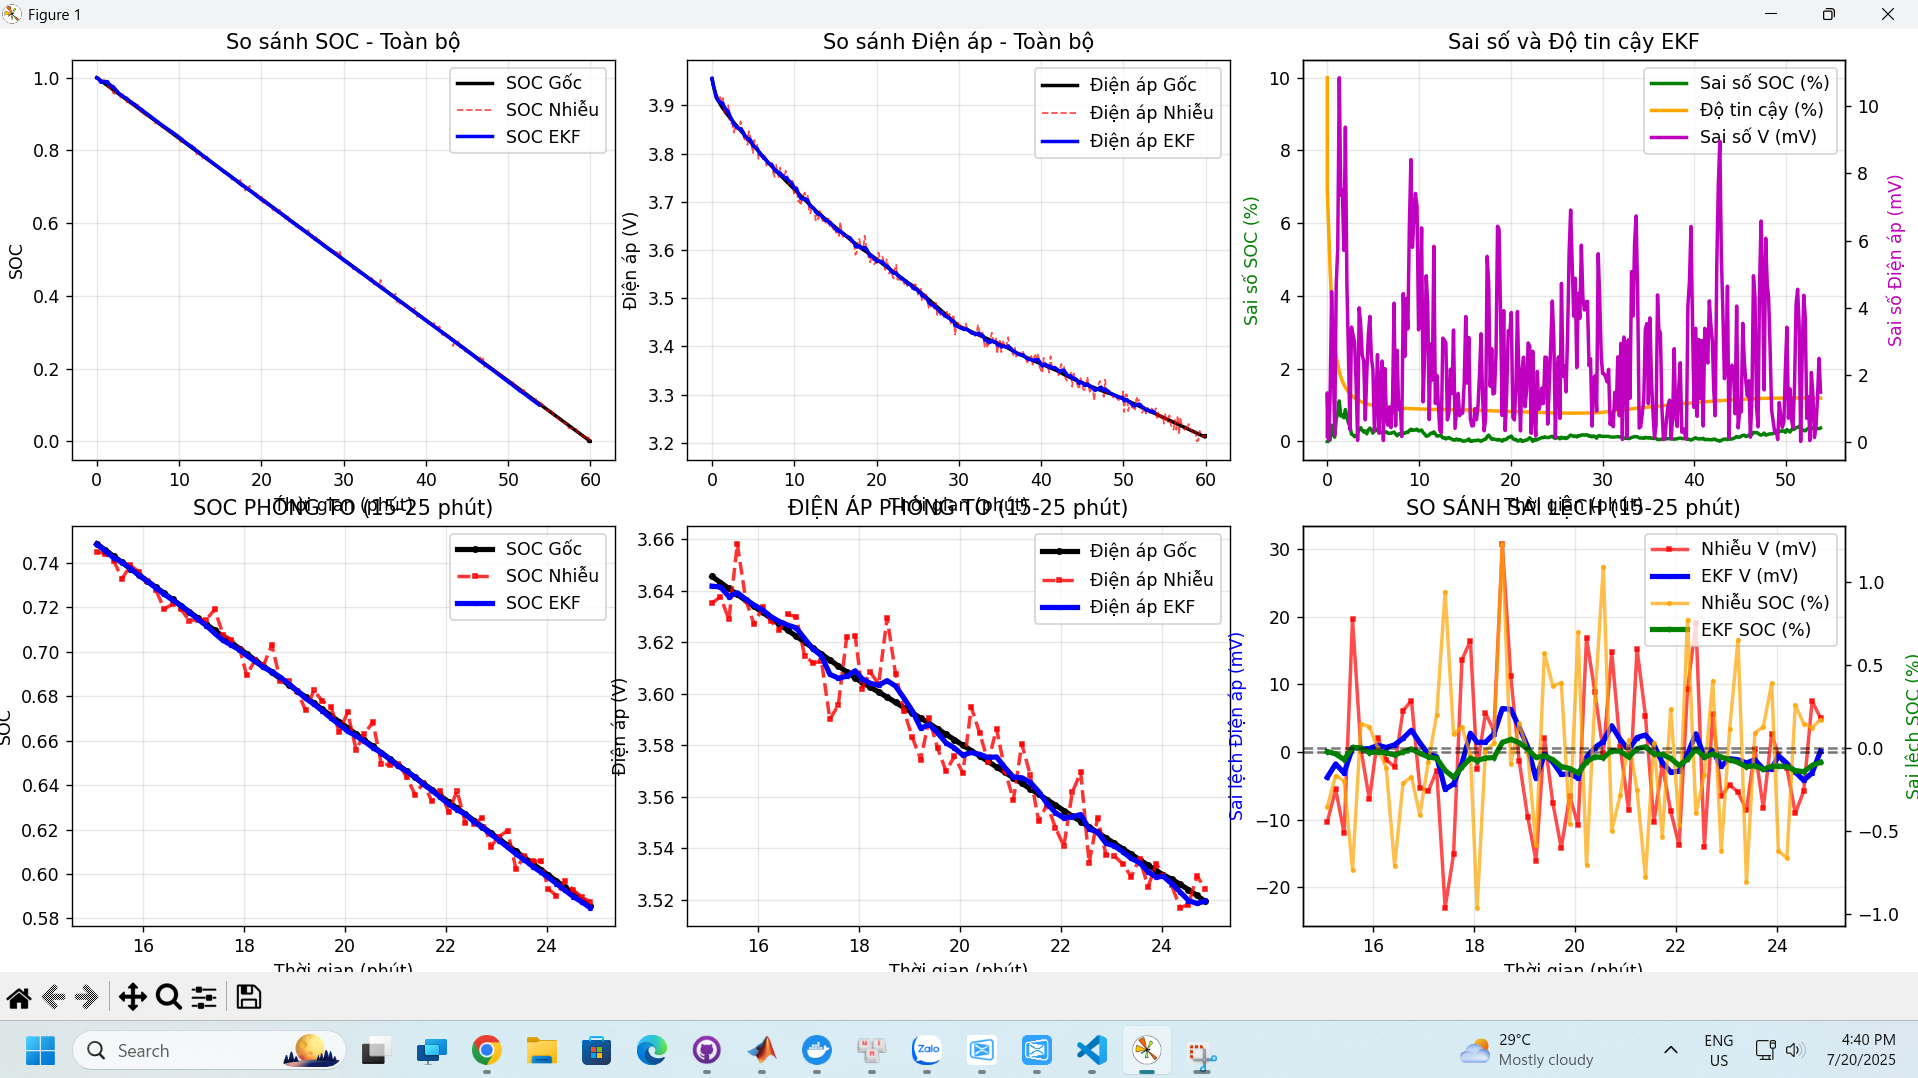

This chart was generated by the following Python code:
import numpy as np
import pandas as pd
import matplotlib.pyplot as plt
from scipy.interpolate import interp1d
import warnings
warnings.filterwarnings('ignore')

class BatteryEKF:
    """Extended Kalman Filter cho pin lithium-ion với mô hình ECM 1RC"""
    
    def __init__(self, battery_params):
        self.params = battery_params
        
        # State vector: [SOC, V1]
        self.x = np.array([1.0, 0.0])  # Initial state
        
        # Covariance matrix
        self.P = np.array([[0.01, 0.0], 
                          [0.0, 0.01]])
        
        # Process noise covariance
        self.Q = np.array([[1e-6, 0.0], 
                          [0.0, 1e-4]])
        
        # Measurement noise variance
        self.R = 0.001
        
        # Create interpolation functions for lookup tables
        self._create_interpolators()
        
    def _create_interpolators(self):
        """Tạo các hàm interpolation cho lookup tables"""
        soc_lut = self.params['SOC_LUT']
        
        self.interp_Em = interp1d(soc_lut, self.params['Em_LUT'], 
                                 kind='linear', bounds_error=False, fill_value='extrapolate')
        self.interp_R0 = interp1d(soc_lut, self.params['R0_LUT'], 
                                 kind='linear', bounds_error=False, fill_value='extrapolate')
        self.interp_R1 = interp1d(soc_lut, self.params['R1_LUT'], 
                                 kind='linear', bounds_error=False, fill_value='extrapolate')
        self.interp_C1 = interp1d(soc_lut, self.params['C1_LUT'], 
                                 kind='linear', bounds_error=False, fill_value='extrapolate')
        
    def get_parameters(self, soc):
        """Lấy tham số pin tại SOC hiện tại"""
        soc = np.clip(soc, 0.1, 1.0)  # Clip SOC trong khoảng lookup table
        
        return {
            'Em': float(self.interp_Em(soc)),
            'R0': float(self.interp_R0(soc)),
            'R1': float(self.interp_R1(soc)),
            'C1': float(self.interp_C1(soc))
        }
    
    def predict(self, current, dt):
        """Bước prediction của EKF"""
        soc, v1 = self.x
        
        # State prediction
        soc_pred = soc - current * dt / self.params['capacity_As']
        soc_pred = np.clip(soc_pred, 0.0, 1.0)
        
        # Get parameters for current SOC
        params = self.get_parameters(soc)
        tau = params['R1'] * params['C1']
        
        if tau > 0:
            exp_term = np.exp(-dt / tau)
            v1_pred = v1 * exp_term + params['R1'] * current * (1 - exp_term)
        else:
            v1_pred = v1
            
        self.x = np.array([soc_pred, v1_pred])
        
        # State transition Jacobian
        F = np.array([[1.0, 0.0],
                     [0.0, exp_term if tau > 0 else 1.0]])
        
        # Covariance prediction
        self.P = F @ self.P @ F.T + self.Q
        
    def update(self, voltage_measurement, current):
        """Bước update của EKF"""
        soc, v1 = self.x
        
        # Get parameters
        params = self.get_parameters(soc)
        
        # Predicted measurement (terminal voltage)
        h_pred = params['Em'] - current * params['R0'] - v1
        
        # Innovation
        innovation = voltage_measurement - h_pred
        
        # Measurement Jacobian
        # h = Em(SOC) - I*R0(SOC) - V1
        # dh/dSOC = dEm/dSOC - I*dR0/dSOC
        # dh/dV1 = -1
        
        # Numerical derivatives
        delta_soc = 0.001
        soc_plus = np.clip(soc + delta_soc, 0.1, 1.0)
        soc_minus = np.clip(soc - delta_soc, 0.1, 1.0)
        
        em_plus = float(self.interp_Em(soc_plus))
        em_minus = float(self.interp_Em(soc_minus))
        r0_plus = float(self.interp_R0(soc_plus))
        r0_minus = float(self.interp_R0(soc_minus))
        
        dh_dsoc = (em_plus - em_minus) / (soc_plus - soc_minus) - \
                  current * (r0_plus - r0_minus) / (soc_plus - soc_minus)
        
        H = np.array([dh_dsoc, -1.0])
        
        # Innovation covariance
        S = H @ self.P @ H.T + self.R
        
        # Kalman gain
        K = self.P @ H.T / S
        
        # State update
        self.x = self.x + K * innovation
        self.x[0] = np.clip(self.x[0], 0.0, 1.0)  # Constrain SOC
        
        # Covariance update
        I = np.eye(2)
        self.P = (I - np.outer(K, H)) @ self.P
        
    def get_state(self):
        """Lấy trạng thái hiện tại"""
        return {
            'SOC': self.x[0],
            'V1': self.x[1],
            'uncertainty': np.sqrt(self.P[0, 0])
        }

class ECM1RC:
    """Mô hình Equivalent Circuit Model 1RC"""
    
    def __init__(self, battery_params):
        self.params = battery_params
        self.soc = 1.0
        self.v1 = 0.0
        
        # Create interpolation functions
        soc_lut = self.params['SOC_LUT']
        self.interp_Em = interp1d(soc_lut, self.params['Em_LUT'], 
                                 kind='linear', bounds_error=False, fill_value='extrapolate')
        self.interp_R0 = interp1d(soc_lut, self.params['R0_LUT'], 
                                 kind='linear', bounds_error=False, fill_value='extrapolate')
        self.interp_R1 = interp1d(soc_lut, self.params['R1_LUT'], 
                                 kind='linear', bounds_error=False, fill_value='extrapolate')
        self.interp_C1 = interp1d(soc_lut, self.params['C1_LUT'], 
                                 kind='linear', bounds_error=False, fill_value='extrapolate')
    
    def step(self, current, dt):
        """Mô phỏng một bước thời gian"""
        # Update SOC
        self.soc = self.soc - current * dt / self.params['capacity_As']
        self.soc = np.clip(self.soc, 0.0, 1.0)
        
        # Get parameters at current SOC
        soc_clipped = np.clip(self.soc, 0.1, 1.0)
        Em = float(self.interp_Em(soc_clipped))
        R0 = float(self.interp_R0(soc_clipped))
        R1 = float(self.interp_R1(soc_clipped))
        C1 = float(self.interp_C1(soc_clipped))
        
        # Update V1 (voltage across capacitor)
        tau = R1 * C1
        if tau > 0:
            exp_term = np.exp(-dt / tau)
            self.v1 = self.v1 * exp_term + R1 * current * (1 - exp_term)
        
        # Calculate terminal voltage
        terminal_voltage = Em - current * R0 - self.v1
        
        return {
            'SOC': self.soc,
            'terminal_voltage': terminal_voltage,
            'Em': Em,
            'R0': R0,
            'R1': R1,
            'C1': C1,
            'V1': self.v1
        }

def load_battery_data(filename):
    """Đọc dữ liệu pin từ file Excel"""
    try:
        df = pd.read_excel(filename)
        # Downsample để tăng tốc độ xử lý
        df = df.iloc[::10].reset_index(drop=True)
        return df
    except FileNotFoundError:
        print(f"Không tìm thấy file {filename}. Tạo dữ liệu mẫu...")
        return generate_sample_data()

def generate_sample_data():
    """Tạo dữ liệu mẫu nếu không có file"""
    # Parameters
    battery_params = {
        'capacity_As': 27.625 * 3600,
        'SOC_LUT': np.array([0.1, 0.2, 0.3, 0.4, 0.5, 0.6, 0.7, 0.8, 0.9, 1.0]),
        'Em_LUT': np.array([3.567061, 3.612307, 3.650412, 3.682024, 3.714915,
                           3.800226, 3.885540, 3.979134, 4.080636, 4.192853]),
        'R0_LUT': np.array([0.008515, 0.008648, 0.008607, 0.008408, 0.008214,
                           0.008256, 0.008298, 0.008386, 0.008519, 0.008605]),
        'R1_LUT': np.array([0.002526, 0.002320, 0.002303, 0.002104, 0.001771,
                           0.001492, 0.001759, 0.002014, 0.001880, 0.001497]),
        'C1_LUT': np.array([15837.142163, 22418.135957, 34743.921371, 38015.301808, 28239.358269,
                           20112.208637, 22733.962312, 29791.306032, 31906.903822, 20040.110951])
    }
    
    # Generate synthetic discharge data
    ecm = ECM1RC(battery_params)
    current = 27.625  # 1C discharge
    dt = 10  # 10 seconds
    total_time = 3600  # 1 hour
    
    data = []
    for t in range(0, total_time + dt, dt):
        result = ecm.step(current, dt)
        data.append({
            'Time': t,
            'SOC': result['SOC'],
            'Terminal_Voltage': result['terminal_voltage'],
            'OCV': result['Em'],
            'V1': result['V1'],
            'R0': result['R0'],
            'R1': result['R1'],
            'C1': result['C1']
        })
    
    return pd.DataFrame(data)

def add_noise(data, voltage_noise=0.01, soc_noise=0.005, current_noise=0.1):
    """Thêm nhiễu vào dữ liệu"""
    np.random.seed(42)  # For reproducible results
    
    noisy_data = data.copy()
    n_points = len(data)
    
    # Add noise
    noisy_data['SOC_Noisy'] = data['SOC'] + np.random.normal(0, soc_noise, n_points)
    noisy_data['Terminal_Voltage_Noisy'] = data['Terminal_Voltage'] + np.random.normal(0, voltage_noise, n_points)
    noisy_data['Current_Noisy'] = 27.625 + np.random.normal(0, current_noise, n_points)
    
    # Clip values to valid ranges
    noisy_data['SOC_Noisy'] = np.clip(noisy_data['SOC_Noisy'], 0, 1)
    
    return noisy_data

def apply_ekf_filter(noisy_data, battery_params):
    """Áp dụng EKF để lọc nhiễu"""
    ekf = BatteryEKF(battery_params)
    
    filtered_results = []
    
    for i, row in noisy_data.iterrows():
        if i == 0:
            dt = 0
        else:
            dt = row['Time'] - noisy_data.iloc[i-1]['Time']
        
        current = row.get('Current_Noisy', 27.625)
        
        if dt > 0:
            # EKF prediction step
            ekf.predict(current, dt)
            
            # EKF update step
            ekf.update(row['Terminal_Voltage_Noisy'], current)
        
        # Get filtered state
        state = ekf.get_state()
        params = ekf.get_parameters(state['SOC'])
        
        filtered_results.append({
            'Time': row['Time'],
            'SOC_EKF': state['SOC'],
            'V1_EKF': state['V1'],
            'Terminal_Voltage_EKF': params['Em'] - current * params['R0'] - state['V1'],
            'Uncertainty': state['uncertainty'],
            'SOC_Error': abs(state['SOC'] - row['SOC']),
            'Voltage_Error': abs(params['Em'] - current * params['R0'] - state['V1'] - row['Terminal_Voltage'])
        })
    
    return pd.DataFrame(filtered_results)

def plot_detailed_zoom(original_data, noisy_data, ekf_results, zoom_start=15, zoom_end=25):
    """Vẽ biểu đồ phóng to chi tiết tại khoảng thời gian cụ thể"""
    
    time_min = original_data['Time'] / 60
    zoom_mask = (time_min >= zoom_start) & (time_min <= zoom_end)
    
    fig, ((ax1, ax2), (ax3, ax4)) = plt.subplots(2, 2, figsize=(16, 10))
    
    # SOC zoom với markers
    ax1.plot(time_min[zoom_mask], original_data['SOC'][zoom_mask], 'k-', linewidth=4, 
             label='SOC Gốc', marker='o', markersize=6, markerfacecolor='white', markeredgewidth=2)
    ax1.plot(time_min[zoom_mask], noisy_data['SOC_Noisy'][zoom_mask], 'r--', linewidth=3, alpha=0.8, 
             label='SOC Nhiễu', marker='s', markersize=4)
    ax1.plot(time_min[zoom_mask], ekf_results['SOC_EKF'][zoom_mask], 'b-', linewidth=4, 
             label='SOC EKF', marker='^', markersize=5)
    ax1.set_xlabel('Thời gian (phút)', fontsize=12)
    ax1.set_ylabel('SOC', fontsize=12)
    ax1.set_title(f'SOC Chi tiết ({zoom_start}-{zoom_end} phút)', fontsize=14, fontweight='bold')
    ax1.legend(fontsize=11)
    ax1.grid(True, alpha=0.3)
    
    # Voltage zoom với markers
    ax2.plot(time_min[zoom_mask], original_data['Terminal_Voltage'][zoom_mask], 'k-', linewidth=4, 
             label='Điện áp Gốc', marker='o', markersize=6, markerfacecolor='white', markeredgewidth=2)
    ax2.plot(time_min[zoom_mask], noisy_data['Terminal_Voltage_Noisy'][zoom_mask], 'r--', linewidth=3, alpha=0.8, 
             label='Điện áp Nhiễu', marker='s', markersize=4)
    ax2.plot(time_min[zoom_mask], ekf_results['Terminal_Voltage_EKF'][zoom_mask], 'b-', linewidth=4, 
             label='Điện áp EKF', marker='^', markersize=5)
    ax2.set_xlabel('Thời gian (phút)', fontsize=12)
    ax2.set_ylabel('Điện áp (V)', fontsize=12)
    ax2.set_title(f'Điện áp Chi tiết ({zoom_start}-{zoom_end} phút)', fontsize=14, fontweight='bold')
    ax2.legend(fontsize=11)
    ax2.grid(True, alpha=0.3)
    
    # Sai lệch điện áp so với gốc
    voltage_noise_diff = (noisy_data['Terminal_Voltage_Noisy'][zoom_mask] - original_data['Terminal_Voltage'][zoom_mask]) * 1000
    voltage_ekf_diff = (ekf_results['Terminal_Voltage_EKF'][zoom_mask] - original_data['Terminal_Voltage'][zoom_mask]) * 1000
    
    ax3.plot(time_min[zoom_mask], voltage_noise_diff, 'r-', linewidth=3, alpha=0.8, 
             label='Sai lệch Nhiễu', marker='s', markersize=4)
    ax3.plot(time_min[zoom_mask], voltage_ekf_diff, 'b-', linewidth=4, 
             label='Sai lệch EKF', marker='^', markersize=5)
    ax3.axhline(y=0, color='k', linestyle='--', alpha=0.5, linewidth=2)
    ax3.set_xlabel('Thời gian (phút)', fontsize=12)
    ax3.set_ylabel('Sai lệch Điện áp (mV)', fontsize=12)
    ax3.set_title('Sai lệch Điện áp so với Gốc', fontsize=14, fontweight='bold')
    ax3.legend(fontsize=11)
    ax3.grid(True, alpha=0.3)
    
    # Sai lệch SOC so với gốc
    soc_noise_diff = (noisy_data['SOC_Noisy'][zoom_mask] - original_data['SOC'][zoom_mask]) * 100
    soc_ekf_diff = (ekf_results['SOC_EKF'][zoom_mask] - original_data['SOC'][zoom_mask]) * 100
    
    ax4.plot(time_min[zoom_mask], soc_noise_diff, 'r-', linewidth=3, alpha=0.8, 
             label='Sai lệch Nhiễu', marker='s', markersize=4)
    ax4.plot(time_min[zoom_mask], soc_ekf_diff, 'b-', linewidth=4, 
             label='Sai lệch EKF', marker='^', markersize=5)
    ax4.axhline(y=0, color='k', linestyle='--', alpha=0.5, linewidth=2)
    ax4.set_xlabel('Thời gian (phút)', fontsize=12)
    ax4.set_ylabel('Sai lệch SOC (%)', fontsize=12)
    ax4.set_title('Sai lệch SOC so với Gốc', fontsize=14, fontweight='bold')
    ax4.legend(fontsize=11)
    ax4.grid(True, alpha=0.3)
    
    plt.tight_layout()
    plt.show()
    
    # In thống kê cho khoảng zoom
    print(f"\n{'='*60}")
    print(f"THỐNG KÊ CHI TIẾT CHO KHOẢNG {zoom_start}-{zoom_end} PHÚT")
    print(f"{'='*60}")
    print(f"Sai lệch điện áp nhiễu:  {voltage_noise_diff.std():.2f} ± {voltage_noise_diff.std():.2f} mV")
    print(f"Sai lệch điện áp EKF:    {voltage_ekf_diff.mean():.2f} ± {voltage_ekf_diff.std():.2f} mV")
    print(f"Sai lệch SOC nhiễu:      {soc_noise_diff.mean():.3f} ± {soc_noise_diff.std():.3f} %")
    print(f"Sai lệch SOC EKF:        {soc_ekf_diff.mean():.3f} ± {soc_ekf_diff.std():.3f} %")
    print(f"Cải thiện điện áp:       {voltage_noise_diff.std()/voltage_ekf_diff.std():.1f}x")
    print(f"Cải thiện SOC:           {soc_noise_diff.std()/max(soc_ekf_diff.std(), 1e-6):.1f}x")
    print(f"{'='*60}")

def plot_results(original_data, noisy_data, ekf_results):
    """Vẽ biểu đồ so sánh kết quả"""
    
    # Convert time to minutes
    time_min = original_data['Time'] / 60
    
    # Create subplots - thêm 2 subplot cho zoom
    fig = plt.figure(figsize=(20, 12))
    
    # Tạo layout 2x3
    ax1 = plt.subplot(2, 3, 1)  # SOC full
    ax2 = plt.subplot(2, 3, 2)  # Voltage full  
    ax3 = plt.subplot(2, 3, 3)  # Errors
    ax4 = plt.subplot(2, 3, 4)  # SOC zoom
    ax5 = plt.subplot(2, 3, 5)  # Voltage zoom
    ax6 = plt.subplot(2, 3, 6)  # Noise comparison zoom
    
    # SOC comparison - Full view
    ax1.plot(time_min, original_data['SOC'], 'k-', linewidth=2, label='SOC Gốc')
    ax1.plot(time_min, noisy_data['SOC_Noisy'], 'r--', linewidth=1, alpha=0.7, label='SOC Nhiễu')
    ax1.plot(time_min, ekf_results['SOC_EKF'], 'b-', linewidth=2, label='SOC EKF')
    ax1.set_xlabel('Thời gian (phút)')
    ax1.set_ylabel('SOC')
    ax1.set_title('So sánh SOC - Toàn bộ')
    ax1.legend()
    ax1.grid(True, alpha=0.3)
    
    # Voltage comparison - Full view
    ax2.plot(time_min, original_data['Terminal_Voltage'], 'k-', linewidth=2, label='Điện áp Gốc')
    ax2.plot(time_min, noisy_data['Terminal_Voltage_Noisy'], 'r--', linewidth=1, alpha=0.7, label='Điện áp Nhiễu')
    ax2.plot(time_min, ekf_results['Terminal_Voltage_EKF'], 'b-', linewidth=2, label='Điện áp EKF')
    ax2.set_xlabel('Thời gian (phút)')
    ax2.set_ylabel('Điện áp (V)')
    ax2.set_title('So sánh Điện áp - Toàn bộ')
    ax2.legend()
    ax2.grid(True, alpha=0.3)
    
    # Combined errors
    ax3_twin = ax3.twinx()
    line1 = ax3.plot(time_min, ekf_results['SOC_Error'] * 100, 'g-', linewidth=2, label='Sai số SOC (%)')
    line2 = ax3.plot(time_min, ekf_results['Uncertainty'] * 100, 'orange', linewidth=2, label='Độ tin cậy (%)')
    line3 = ax3_twin.plot(time_min, ekf_results['Voltage_Error'] * 1000, 'm-', linewidth=2, label='Sai số V (mV)')
    
    ax3.set_xlabel('Thời gian (phút)')
    ax3.set_ylabel('Sai số SOC (%)', color='g')
    ax3_twin.set_ylabel('Sai số Điện áp (mV)', color='m')
    ax3.set_title('Sai số và Độ tin cậy EKF')
    
    # Combine legends
    lines = line1 + line2 + line3
    labels = [l.get_label() for l in lines]
    ax3.legend(lines, labels, loc='upper right')
    ax3.grid(True, alpha=0.3)
    
    # Chọn khoảng thời gian để zoom (ví dụ: từ phút 15-25)
    zoom_start, zoom_end = 15, 25
    zoom_mask = (time_min >= zoom_start) & (time_min <= zoom_end)
    
    # SOC zoom
    ax4.plot(time_min[zoom_mask], original_data['SOC'][zoom_mask], 'k-', linewidth=3, label='SOC Gốc', marker='o', markersize=3)
    ax4.plot(time_min[zoom_mask], noisy_data['SOC_Noisy'][zoom_mask], 'r--', linewidth=2, alpha=0.8, label='SOC Nhiễu', marker='s', markersize=2)
    ax4.plot(time_min[zoom_mask], ekf_results['SOC_EKF'][zoom_mask], 'b-', linewidth=3, label='SOC EKF', marker='^', markersize=2)
    ax4.set_xlabel('Thời gian (phút)')
    ax4.set_ylabel('SOC')
    ax4.set_title(f'SOC PHÓNG TO ({zoom_start}-{zoom_end} phút)')
    ax4.legend()
    ax4.grid(True, alpha=0.3)
    
    # Voltage zoom
    ax5.plot(time_min[zoom_mask], original_data['Terminal_Voltage'][zoom_mask], 'k-', linewidth=3, label='Điện áp Gốc', marker='o', markersize=3)
    ax5.plot(time_min[zoom_mask], noisy_data['Terminal_Voltage_Noisy'][zoom_mask], 'r--', linewidth=2, alpha=0.8, label='Điện áp Nhiễu', marker='s', markersize=2)
    ax5.plot(time_min[zoom_mask], ekf_results['Terminal_Voltage_EKF'][zoom_mask], 'b-', linewidth=3, label='Điện áp EKF', marker='^', markersize=2)
    ax5.set_xlabel('Thời gian (phút)')
    ax5.set_ylabel('Điện áp (V)')
    ax5.set_title(f'ĐIỆN ÁP PHÓNG TO ({zoom_start}-{zoom_end} phút)')
    ax5.legend()
    ax5.grid(True, alpha=0.3)
    
    # Noise comparison zoom - hiển thị độ lệch so với gốc
    voltage_noise_zoom = noisy_data['Terminal_Voltage_Noisy'][zoom_mask] - original_data['Terminal_Voltage'][zoom_mask]
    voltage_ekf_diff_zoom = ekf_results['Terminal_Voltage_EKF'][zoom_mask] - original_data['Terminal_Voltage'][zoom_mask]
    soc_noise_zoom = (noisy_data['SOC_Noisy'][zoom_mask] - original_data['SOC'][zoom_mask]) * 100
    soc_ekf_diff_zoom = (ekf_results['SOC_EKF'][zoom_mask] - original_data['SOC'][zoom_mask]) * 100
    
    ax6_twin = ax6.twinx()
    line1 = ax6.plot(time_min[zoom_mask], voltage_noise_zoom * 1000, 'r-', linewidth=2, alpha=0.7, label='Nhiễu V (mV)', marker='s', markersize=2)
    line2 = ax6.plot(time_min[zoom_mask], voltage_ekf_diff_zoom * 1000, 'b-', linewidth=3, label='EKF V (mV)', marker='^', markersize=2)
    line3 = ax6_twin.plot(time_min[zoom_mask], soc_noise_zoom, 'orange', linewidth=2, alpha=0.7, label='Nhiễu SOC (%)', marker='o', markersize=2)
    line4 = ax6_twin.plot(time_min[zoom_mask], soc_ekf_diff_zoom, 'g-', linewidth=3, label='EKF SOC (%)', marker='d', markersize=2)
    
    ax6.set_xlabel('Thời gian (phút)')
    ax6.set_ylabel('Sai lệch Điện áp (mV)', color='b')
    ax6_twin.set_ylabel('Sai lệch SOC (%)', color='g')
    ax6.set_title(f'SO SÁNH SAI LỆCH ({zoom_start}-{zoom_end} phút)')
    ax6.axhline(y=0, color='k', linestyle='--', alpha=0.5)
    ax6_twin.axhline(y=0, color='k', linestyle='--', alpha=0.5)
    
    # Combine legends
    lines = line1 + line2 + line3 + line4
    labels = [l.get_label() for l in lines]
    ax6.legend(lines, labels, loc='upper right')
    ax6.grid(True, alpha=0.3)
    
    plt.tight_layout()
    plt.show()

def print_statistics(ekf_results):
    """In thống kê kết quả"""
    soc_errors = ekf_results['SOC_Error'] * 100
    voltage_errors = ekf_results['Voltage_Error'] * 1000
    
    print("\n" + "="*50)
    print("THỐNG KÊ KẾT QUẢ EKF")
    print("="*50)
    print(f"Sai số SOC trung bình:     {soc_errors.mean():.3f}%")
    print(f"Sai số SOC tối đa:         {soc_errors.max():.3f}%")
    print(f"Độ lệch chuẩn SOC:         {soc_errors.std():.3f}%")
    print(f"Sai số điện áp trung bình: {voltage_errors.mean():.2f} mV")
    print(f"Sai số điện áp tối đa:     {voltage_errors.max():.2f} mV")
    print(f"Độ lệch chuẩn điện áp:     {voltage_errors.std():.2f} mV")
    print("="*50)

def main():
    """Hàm chính"""
    print("BẮT ĐẦU PHÂN TÍCH EKF CHO PIN LITHIUM-ION")
    print("="*60)
    
    # Battery parameters từ lookup tables
    battery_params = {
        'capacity_Ah': 27.625,
        'capacity_As': 27.625 * 3600,
        'SOC_LUT': np.array([0.1, 0.2, 0.3, 0.4, 0.5, 0.6, 0.7, 0.8, 0.9, 1.0]),
        'Em_LUT': np.array([3.567061, 3.612307, 3.650412, 3.682024, 3.714915,
                           3.800226, 3.885540, 3.979134, 4.080636, 4.192853]),
        'R0_LUT': np.array([0.008515, 0.008648, 0.008607, 0.008408, 0.008214,
                           0.008256, 0.008298, 0.008386, 0.008519, 0.008605]),
        'R1_LUT': np.array([0.002526, 0.002320, 0.002303, 0.002104, 0.001771,
                           0.001492, 0.001759, 0.002014, 0.001880, 0.001497]),
        'C1_LUT': np.array([15837.142163, 22418.135957, 34743.921371, 38015.301808, 28239.358269,
                           20112.208637, 22733.962312, 29791.306032, 31906.903822, 20040.110951])
    }
    
    # Bước 1: Đọc dữ liệu gốc
    print("Bước 1: Đọc dữ liệu pin...")
    original_data = load_battery_data('simulation_data.xlsx')
    print(f"Đã đọc {len(original_data)} điểm dữ liệu")
    print(f"Thời gian: {original_data['Time'].iloc[0]:.1f}s đến {original_data['Time'].iloc[-1]:.1f}s")
    print(f"SOC: {original_data['SOC'].min():.3f} đến {original_data['SOC'].max():.3f}")
    
    # Bước 2: Thêm nhiễu
    print("\nBước 2: Thêm nhiễu vào dữ liệu...")
    noisy_data = add_noise(original_data, 
                          voltage_noise=0.01,  # ±10mV
                          soc_noise=0.005,     # ±0.5%
                          current_noise=0.1)   # ±0.1A
    print("Đã thêm nhiễu: ±10mV (điện áp), ±0.5% (SOC), ±0.1A (dòng)")
    
    # Bước 3: Áp dụng EKF
    print("\nBước 3: Áp dụng EKF để lọc nhiễu...")
    ekf_results = apply_ekf_filter(noisy_data, battery_params)
    print("Đã hoàn thành EKF filtering")
    
    # Bước 4: Hiển thị kết quả
    print("\nBước 4: Hiển thị kết quả...")
    print_statistics(ekf_results)
    
    # Bước 5: Vẽ biểu đồ
    print("\nBước 5: Vẽ biểu đồ so sánh...")
    plot_results(original_data, noisy_data, ekf_results)
    
    # Bước 6: Vẽ biểu đồ phóng to chi tiết
    print("\nBước 6: Vẽ biểu đồ phóng to chi tiết...")
    
    # Cho phép người dùng chọn khoảng phóng to
    total_time_min = original_data['Time'].iloc[-1] / 60
    
    try:
        user_input = input(f"\nNhập khoảng thời gian muốn phóng to (phút) [15-25]: ")
        if user_input.strip():
            if '-' in user_input:
                zoom_start, zoom_end = map(float, user_input.split('-'))
            else:
                zoom_start = float(user_input)
                zoom_end = zoom_start + 10
        else:
            zoom_start, zoom_end = 15, 25
    except:
        zoom_start, zoom_end = 15, 25
        
    # Đảm bảo khoảng zoom hợp lệ
    zoom_start = max(0, min(zoom_start, total_time_min - 5))
    zoom_end = min(total_time_min, max(zoom_end, zoom_start + 5))
    
    print(f"Phóng to khoảng: {zoom_start:.1f} - {zoom_end:.1f} phút")
    plot_detailed_zoom(original_data, noisy_data, ekf_results, zoom_start, zoom_end)
    
    # Lưu kết quả
    print(f"\nBước 7: Lưu kết quả vào file...")
    results_df = pd.DataFrame({
        'Time_min': original_data['Time'] / 60,
        'SOC_Original': original_data['SOC'],
        'SOC_Noisy': noisy_data['SOC_Noisy'],
        'SOC_EKF': ekf_results['SOC_EKF'],
        'Voltage_Original': original_data['Terminal_Voltage'],
        'Voltage_Noisy': noisy_data['Terminal_Voltage_Noisy'],
        'Voltage_EKF': ekf_results['Terminal_Voltage_EKF'],
        'SOC_Error_Percent': ekf_results['SOC_Error'] * 100,
        'Voltage_Error_mV': ekf_results['Voltage_Error'] * 1000,
        'SOC_Noise_Diff_Percent': (noisy_data['SOC_Noisy'] - original_data['SOC']) * 100,
        'Voltage_Noise_Diff_mV': (noisy_data['Terminal_Voltage_Noisy'] - original_data['Terminal_Voltage']) * 1000,
        'SOC_EKF_Diff_Percent': (ekf_results['SOC_EKF'] - original_data['SOC']) * 100,
        'Voltage_EKF_Diff_mV': (ekf_results['Terminal_Voltage_EKF'] - original_data['Terminal_Voltage']) * 1000
    })
    
    results_df.to_excel('battery_ekf_results.xlsx', index=False)
    print("Đã lưu kết quả vào 'battery_ekf_results.xlsx'")
    
    print(f"\n{'='*60}")
    print("✅ HOÀN THÀNH PHÂN TÍCH CHI TIẾT!")
    print("📊 Đã tạo 2 biểu đồ: Tổng quan + Phóng to chi tiết")
    print("💾 Đã lưu kết quả đầy đủ vào file Excel")
    print(f"{'='*60}")

if __name__ == "__main__":
    main()
